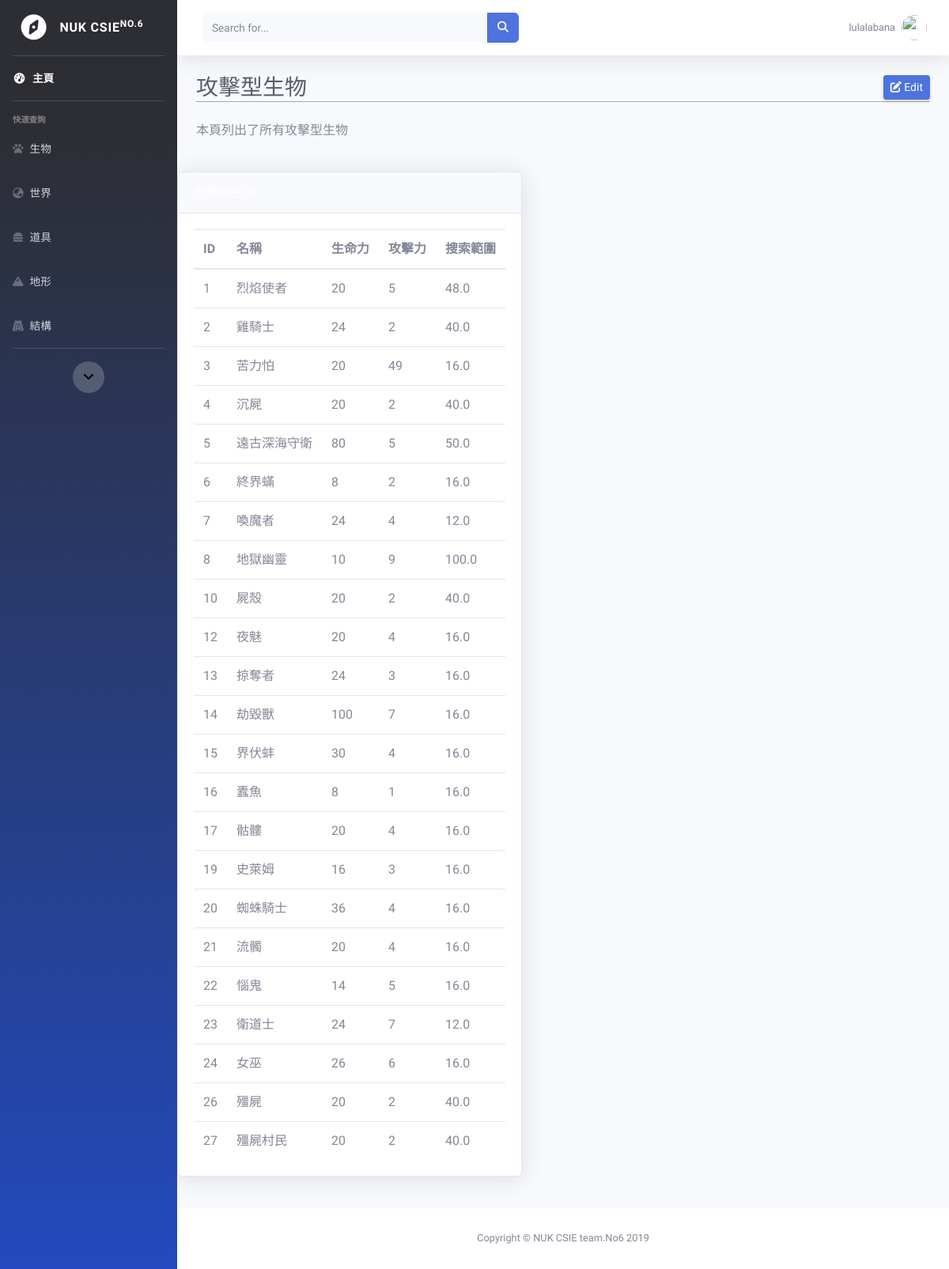
Page /MinecraftDB/aggressive_mobs/ (signed in) on the committed database.
### MinecraftDB/models.py (models this page shows, shortened)
class Attack_Creature(models.Model):
    Attack_Creature_name=models.CharField(max_length=20)
    Search_range=models.FloatField(default=0)

### MinecraftDB/views.py (the view)
# urls.py: path('aggressive_mobs/', views.aggressive_mobs, name='aggressive_mobs'),
def aggressive_mobs(request):
    cursor = connection.cursor()
    cursor.execute(
        'select MinecraftDB_attack_creature.id,Attack_Creature_name,Search_range,HealthPoints,Attack from MinecraftDB_attack_creature,MinecraftDB_creature where Attack_Creature_name=Creature_name')
    search_attack_creature = cursor.fetchall()
    print(search_attack_creature)
    List = []
    for item in search_attack_creature:
        list_s = {'mob_id': item[0], 'mob_name': item[1], 'mob_search_range': item[2],'HP':item[3],'attack':item[4]}
        List.append(list_s)
    return render(request, 'static/main_page/aggressive_mobs.html', {'Username': request.session['username'],'List':List})

### MinecraftDB/templates/static/main_page/aggressive_mobs.html (shortened to what this page needs)
{% load static %}
<!DOCTYPE html>
<html lang="en">
<head>
    <link href='{% static "main_page/css/sb-admin-2.min.css" %}' rel="stylesheet">
</head>
<body id="page-top">
    <div id="wrapper">
        <ul class="navbar-nav bg-gradient-primary sidebar sidebar-dark accordion" id="accordionSidebar">
            <form action="/MinecraftDB/backtomain/" method="POST">
                <a class="sidebar-brand d-flex align-items-center justify-content-center"
                    href="/MinecraftDB/backtomain/">
                    <div class="sidebar-brand-icon rotate-n-15">
                        <i class="fas fa-compass"></i>
                    </div>
                    <div class="sidebar-brand-text mx-3">NUK CSIE<sup>No.6</sup></div>
                </a>
            </form>
            <hr class="sidebar-divider my-0">
            <li class="nav-item active">
                <form action="/MinecraftDB/backtomain/" method="POST">
                    <a class="nav-link" href="/MinecraftDB/backtomain/">
                        <i class="fas fa-fw fa-tachometer-alt"></i>
                        <span>主頁</span></a>
                </form>
            </li>
            <hr class="sidebar-divider">
            <div class="sidebar-heading">
                快速查詢
            </div>
            <li class="nav-item">
                <a class="nav-link collapsed" href="#" data-toggle="collapse" data-target="#collapseTwo"
                    aria-expanded="true" aria-controls="collapseTwo">
                    <i class="fas fa-paw"></i>
                    <span>生物</span>
                </a>
            </li>
            <li class="nav-item">
                <a class="nav-link collapsed" href="#" data-toggle="collapse" data-target="#collapseThree"
                    aria-expanded="true" aria-controls="collapseThree">
                    <i class="fas fa-globe-asia"></i>
                    <span>世界</span>
                </a>
            </li>
            <li class="nav-item">
                <a class="nav-link collapsed" href="#" data-toggle="collapse" data-target="#collapsePages"
                    aria-expanded="true" aria-controls="collapsePages">
                    <i class="fas fa-hamburger"></i>
                    <span>道具</span>
                </a>
            </li>
            <li class="nav-item">
                <a class="nav-link" href="/MinecraftDB/biome">
                    <i class="fas fa-mountain"></i>
                    <span>地形</span></a>
            </li>
            <li class="nav-item">
                <a class="nav-link" href="/MinecraftDB/structures">
                    <i class="fas fa-gopuram"></i>
                    <span>結構</span></a>
            </li>
            <hr class="sidebar-divider d-none d-md-block">
            <div class="text-center d-none d-md-inline">
                <button class="rounded-circle border-0" id="sidebarToggle"><i class="fas fa-angle-down"></i></button>
            </div>
        </ul>
        <div id="content-wrapper" class="d-flex flex-column">
            <div id="content">
                <nav class="navbar navbar-expand navbar-light bg-white topbar mb-4 static-top shadow">
                    <form
                        class="d-none d-sm-inline-block form-inline mr-auto ml-md-3 my-2 my-md-0 mw-100 navbar-search">
                        <div class="input-group">
                            <input type="text" class="form-control bg-light border-0 small" placeholder="Search for..."
                                aria-label="Search" aria-describedby="basic-addon2">
                            <div class="input-group-append">
                                <button class="btn btn-primary" type="button">
                                    <i class="fas fa-search fa-sm"></i>
                                </button>
                            </div>
                        </div>
                    </form>
                    <ul class="navbar-nav ml-auto">
                        <li class="nav-item dropdown no-arrow">
                            <a class="nav-link dropdown-toggle" href="#" id="userDropdown" role="button"
                                data-toggle="dropdown" aria-haspopup="true" aria-expanded="false">
                                <span class="mr-2 d-none d-lg-inline text-gray-600 small">{{Username}}</span>
                                <img class="img-profile rounded-circle"
                                    src="https://fakeimg.pl/128x128/?retina=1&text=%E5%B8%A5%E5%93%A5&font=noto">
                            </a>
                        </li>
                    </ul>
                </nav>
                <div class="container-fluid">
                    <div class="d-sm-flex align-items-center justify-content-main mb-4">
                        <h1 class="h3 mb-0 text-gray-800">攻擊型生物</h1>
                        <a href="../main page/main.html"
                            class="d-none d-sm-inline-block btn btn-sm btn-primary shadow-sm"><i
                                class="fas fa-edit"></i> Edit</a>
                    </div>
                    <div class="d-sm-flex align-items-center justify-content-between mb-4">
                        <p>本頁列出了所有攻擊型生物</p>
                    </div>
                    <div class="row">
                        <div class="row">
                            <div class="table">
                                <div class="card shadow mb-4">
                                    <div
                                        class="card-header py-3 d-flex flex-row align-items-center justify-content-between">
                                        <h6 class="m-0 font-weight-bold text-primary">攻擊型生物</h6>
                                    </div>
                                    <div class="card-body">
                                        <table class="sortable wikitable jquery-tablesorter" data-description="名稱">
                                            <thead>
                                                <tr>
                                                    <th>ID</th>
                                                    <th class="headerSort" tabindex="0" role="columnheader button"
                                                        title="該生物名稱">名稱
                                                    </th>
                                                    <th class="headerSort headerSortDown" tabindex="0"
                                                        role="columnheader button" title="該搜索範圍">生命力
                                                    </th>
                                                    <th class="headerSort headerSortDown" tabindex="0"
                                                        role="columnheader button" title="該搜索範圍">攻擊力
                                                    </th>
                                                    <th class="headerSort headerSortDown" tabindex="0"
                                                        role="columnheader button" title="該搜索範圍">搜索範圍
                                                    </th>
                                                </tr>
                                            </thead>
                                            <tbody>
                                                {% for item in List %}
                                                <tr>
                                                    <td>{{item.mob_id}}</td>
                                                    <td>{{item.mob_name}}</td>
                                                    <td>{{item.HP}}</td>
                                                    <td>{{item.attack}}</td>
                                                    <td>{{item.mob_search_range}}</td>
                                                </tr>
                                                {% endfor %}
                                            </tbody>
                                        </table>
                                    </div>
                                </div>
                            </div>
                        </div>
                    </div>
                </div>
                <footer class="sticky-footer bg-white">
                    <div class="container my-auto">
                        <div class="copyright text-center my-auto">
                            <span>Copyright &copy; NUK CSIE team.No6 2019</span>
                        </div>
                    </div>
                </footer>
            </div>
        </div>
</body>
</html>

### rows in the picture
Attack_Creature: mob_id "1", mob_name "烈焰使者", HP "20", attack "5", mob_search_range "48.0"
Attack_Creature: mob_id "2", mob_name "雞騎士", HP "24", attack "2", mob_search_range "40.0"
Attack_Creature: mob_id "3", mob_name "苦力怕", HP "20", attack "49", mob_search_range "16.0"
Attack_Creature: mob_id "4", mob_name "沉屍", HP "20", attack "2", mob_search_range "40.0"
Attack_Creature: mob_id "5", mob_name "遠古深海守衛", HP "80", attack "5", mob_search_range "50.0"
Attack_Creature: mob_id "6", mob_name "終界蟎", HP "8", attack "2", mob_search_range "16.0"
Attack_Creature: mob_id "7", mob_name "喚魔者", HP "24", attack "4", mob_search_range "12.0"
Attack_Creature: mob_id "8", mob_name "地獄幽靈", HP "10", attack "9", mob_search_range "100.0"
Attack_Creature: mob_id "10", mob_name "屍殼", HP "20", attack "2", mob_search_range "40.0"
Attack_Creature: mob_id "12", mob_name "夜魅", HP "20", attack "4", mob_search_range "16.0"
Attack_Creature: mob_id "13", mob_name "掠奪者", HP "24", attack "3", mob_search_range "16.0"
Attack_Creature: mob_id "14", mob_name "劫毀獸", HP "100", attack "7", mob_search_range "16.0"
Attack_Creature: mob_id "15", mob_name "界伏蚌", HP "30", attack "4", mob_search_range "16.0"
Attack_Creature: mob_id "16", mob_name "蠹魚", HP "8", attack "1", mob_search_range "16.0"
Attack_Creature: mob_id "17", mob_name "骷髏", HP "20", attack "4", mob_search_range "16.0"
Attack_Creature: mob_id "19", mob_name "史萊姆", HP "16", attack "3", mob_search_range "16.0"
Attack_Creature: mob_id "20", mob_name "蜘蛛騎士", HP "36", attack "4", mob_search_range "16.0"
Attack_Creature: mob_id "21", mob_name "流髑", HP "20", attack "4", mob_search_range "16.0"
Attack_Creature: mob_id "22", mob_name "惱鬼", HP "14", attack "5", mob_search_range "16.0"
Attack_Creature: mob_id "23", mob_name "衛道士", HP "24", attack "7", mob_search_range "12.0"
Attack_Creature: mob_id "24", mob_name "女巫", HP "26", attack "6", mob_search_range "16.0"
Attack_Creature: mob_id "26", mob_name "殭屍", HP "20", attack "2", mob_search_range "40.0"
Attack_Creature: mob_id "27", mob_name "殭屍村民", HP "20", attack "2", mob_search_range "40.0"

### other values in the picture
{{ Username }} "lulalabana"
